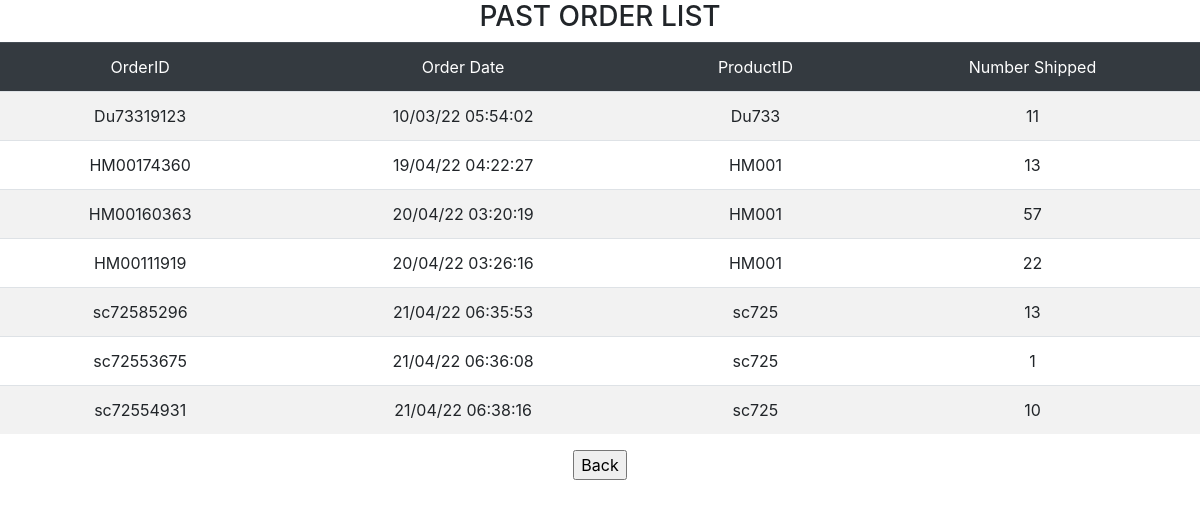
Screenshot of /OrderListEmployee.php with the database file from the repository.
### tables this page shows
CREATE TABLE Orders (Order_ID STRING PRIMARY KEY, Order_Date DATE, Product_ID STRING, Number_Shipped INTEGER);

### OrderListEmployee.php (the view, shortened to what this page needs)
<!DOCTYPE html>
<html>
<head>
	<link rel="stylesheet" href="https://cdn.jsdelivr.net/npm/bootstrap@4.3.1/dist/css/bootstrap.min.css">
</head>
<h3 style="color:#00000; text-align:center">PAST ORDER LIST</h3>
<body>
<div class="row">
	<div style = "text-align:center" class="col-12">
		<table class="table table-striped">
		<thead class="table-dark">
		<td>OrderID</td>
		<td>Order Date</td>
		<td>ProductID</td>
		<td>Number Shipped</td>
		</thead>
		<?php
	 	$db = new SQLITE3('C:\xampp\htdocs\myDB.db');
		$sql = "SELECT * FROM Orders";
		$stmt = $db->prepare($sql);
		$result = $stmt->execute();
		$arrayResult = [];
		while ($row = $result->fetchArray()){
				$arrayResult [] = $row;
		}
	 	for ($i=0; $i<count($arrayResult); $i++):
	  	?>
		<tr>
		<td><?php echo $arrayResult[$i]['Order_ID']?></td>
		<td><?php echo $arrayResult[$i]['Order_Date']?></td>
	 	<td><?php echo $arrayResult[$i]['Product_ID']?></td>
	 	<td><?php echo $arrayResult[$i]['Number_Shipped']?></td>
		</tr>
		<?php endfor;?>
 		</table>
 		</body>
<a href="employeepage.php">
   <input type="button" value="Back" />
</a>
</html>

### rows the page displays
orders: Order_ID "Du73319123", Order_Date "10/03/22 05:54:02", Product_ID "Du733", Number_Shipped "11"
orders: Order_ID "HM00174360", Order_Date "19/04/22 04:22:27", Product_ID "HM001", Number_Shipped "13"
orders: Order_ID "HM00160363", Order_Date "20/04/22 03:20:19", Product_ID "HM001", Number_Shipped "57"
orders: Order_ID "HM00111919", Order_Date "20/04/22 03:26:16", Product_ID "HM001", Number_Shipped "22"
orders: Order_ID "sc72585296", Order_Date "21/04/22 06:35:53", Product_ID "sc725", Number_Shipped "13"
orders: Order_ID "sc72553675", Order_Date "21/04/22 06:36:08", Product_ID "sc725", Number_Shipped "1"
orders: Order_ID "sc72554931", Order_Date "21/04/22 06:38:16", Product_ID "sc725", Number_Shipped "10"
